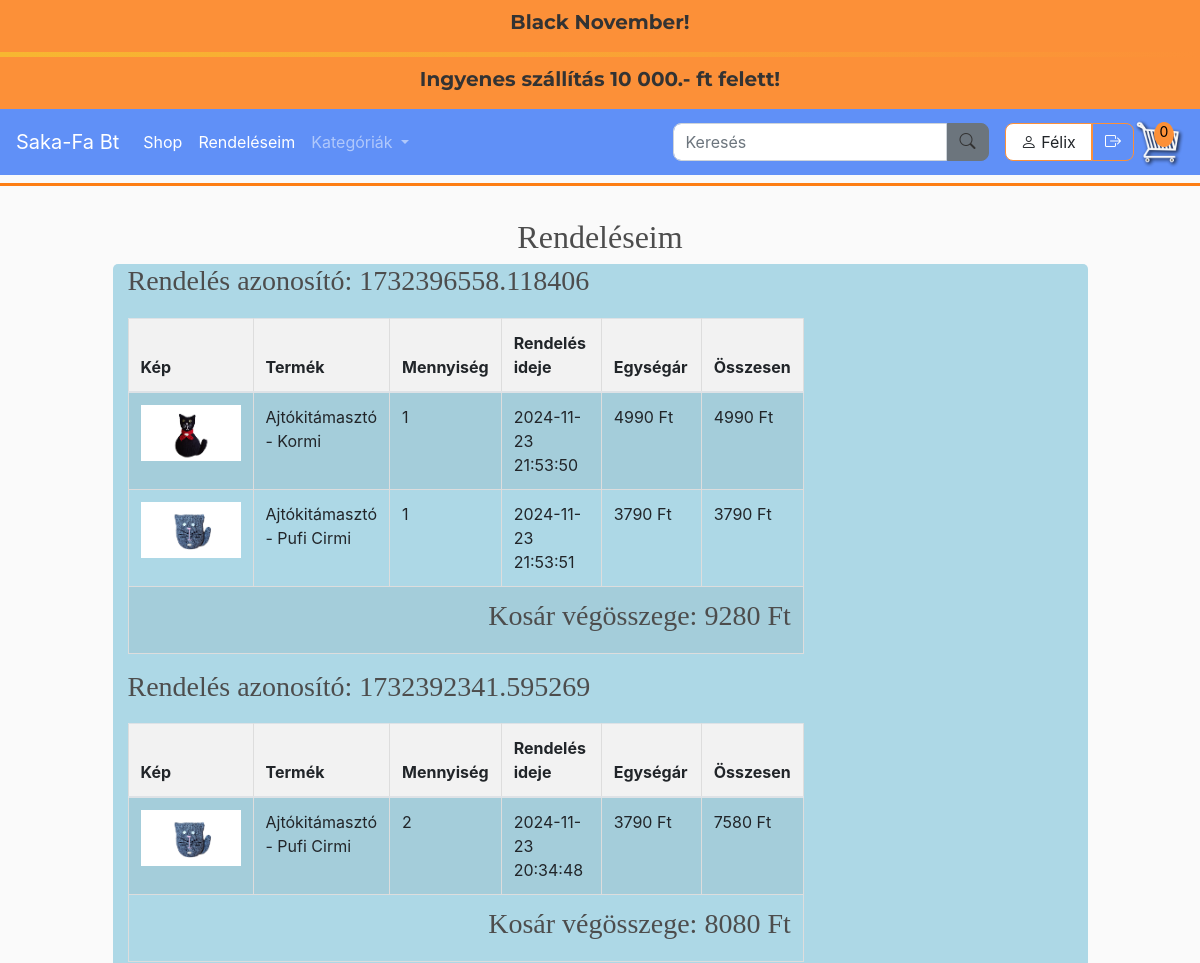
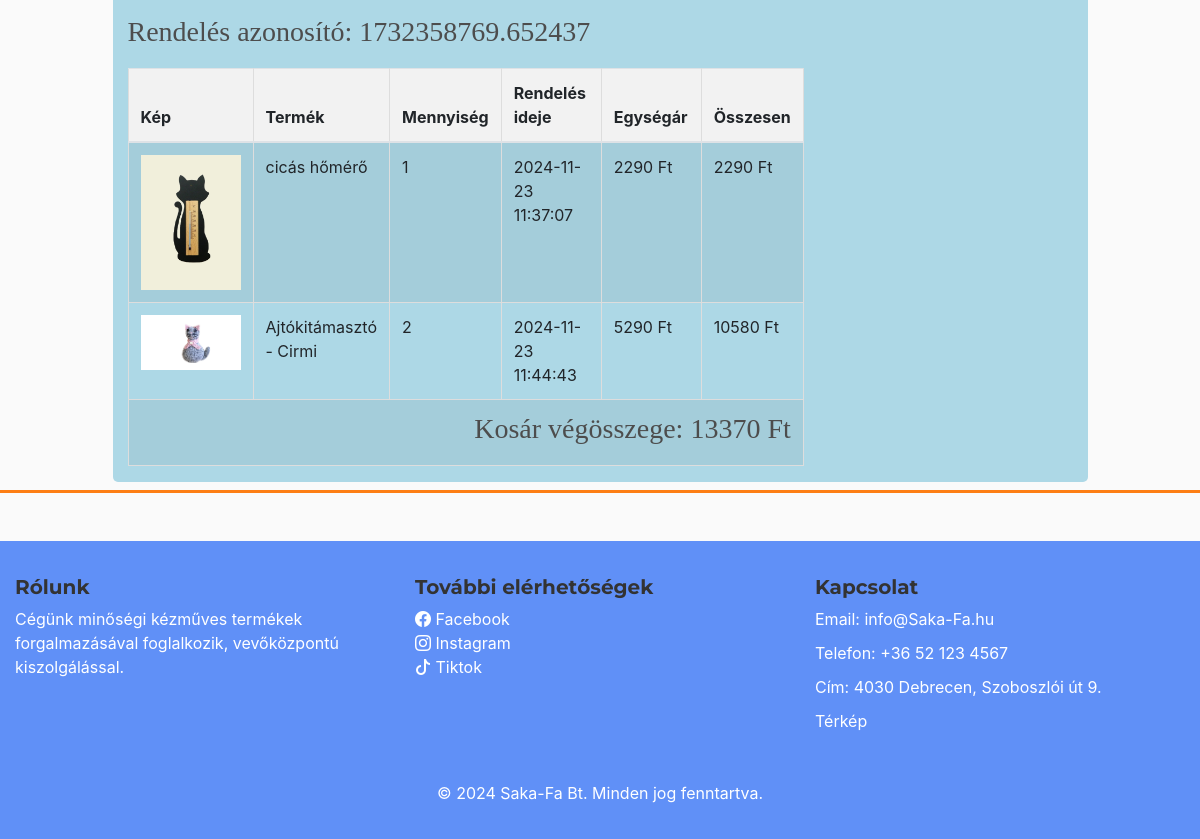
Screenshot of /orders/ (signed in) with the database file from the repository (2 pictures, top to bottom).
### store/models.py (models this page shows, shortened)
class TopBarText(models.Model):
    title = models.CharField(max_length=100, verbose_name="Cím")
    content = models.TextField(verbose_name="Szöveg")
    updated_at = models.DateTimeField(auto_now=True, verbose_name="Utolsó frissítés")

class Order(models.Model):
    customer = models.ForeignKey(Customer, on_delete=models.SET_NULL, null=True, blank=True, verbose_name="Vásárló")
    date_order = models.DateTimeField(auto_now_add=True, verbose_name="Rendelés dátuma")
    complete = models.BooleanField(default=False, verbose_name="Befejezett")
    transaction_id = models.CharField(max_length=100, null=True, verbose_name="Tranzakció azonosító")
    discount_percentage = models.FloatField(default=0)
    shipping_cost = models.FloatField(default=500)  # Szállítási díj, alapértelmezett értékkel
    class Meta:
        verbose_name = "Rendelés"
        verbose_name_plural = "Rendelések"
    @property
    def get_cart_total(self):
        orderitems = self.orderitem_set.all()
        total = sum([item.get_total for item in orderitems])
        discount_amount = (self.discount_percentage / 100) * total
        total_after_discount = Decimal(total - discount_amount)
        shipping_cost = Decimal(self.shipping_cost)
        return total_after_discount + shipping_cost  # Kedvezménnyel csökkentett összeg + szállítási költség

class OrderItem(models.Model):
    product = models.ForeignKey(Product, on_delete=models.SET_NULL, null=True)
    order = models.ForeignKey(Order, on_delete=models.SET_NULL, null=True)
    quantity = models.IntegerField(default=0, null=True, blank=True)
    date_added = models.DateTimeField(auto_now_add=True)
    class Meta:
        verbose_name = "Rendelési tétel"
        verbose_name_plural = "Rendelési tételek"
    @property
    def get_total(self):
        if self.product and self.product.discounted_price is not None:
            return self.product.discounted_price * self.quantity  # Az akciós ár használata
        return self.product.price * self.quantity  # Ha nincs akciós ár, az alapár használata

class Product(models.Model):
    CATEGORY_CHOICES = [
        ('option1', 'FÁBÓL KÉSZÜLT'),
        ('option2', 'KÖTÖTT-HORGOLT'),
        ('option3', 'PÖTTYÖSCICA'),
        ('option4', 'TEXTIL'),
    ]
    name = models.CharField(max_length=200)
    price = models.FloatField()
    discount_percentage = models.FloatField(default=0)  # Kedvezmény százalék mező
    image = models.ImageField(null=True, blank=True)
    description = models.TextField(blank=True)
    category = models.CharField(max_length=10, choices=CATEGORY_CHOICES, default='option1')
    class Meta:
        verbose_name = "Termék"
        verbose_name_plural = "Termékek"
    @property
    def discounted_price(self):
        if self.discount_percentage > 0:
            discount_amount = (self.discount_percentage / 100) * self.price
            return round(self.price - discount_amount, 2)
        return self.price

### store/views.py (the view)
# urls.py: path('orders/', views.order_list, name='order_list'),  # Rendelések listája
def order_list(request):
    if request.user.is_authenticated:
        customer = request.user.customer
        completed_orders = Order.objects.filter(customer=customer, complete=True).order_by('-date_order').prefetch_related('orderitem_set')
        cart_data = cartData(request)
        cart_items_count = cart_data['cartItems']
        cart_items = cart_data['items']
        order = cart_data['order']
        products = Product.objects.all()
        cart_total = cart_data['cart_total']  # Kosár végösszegének lekérése
        orders_by_transaction = {}
        for order in completed_orders:
            transaction_id = order.transaction_id
            if transaction_id not in orders_by_transaction:
                orders_by_transaction[transaction_id] = []
            orders_by_transaction[transaction_id].append(order)
            for order_item in order.orderitem_set.all():
                if order_item.product:  # Ellenőrizd, hogy a product nem None
                    order_item.total_price = order_item.product.price * order_item.quantity
                else:
                    order_item.total_price = 0  # Vagy más logika, ha a product nem található
        context = {
            'orders_by_transaction': orders_by_transaction,
            'cartItems': cart_items_count,
            'cart_items': cart_items,  # Az aktuális kosár tételei a kontextusban
            'order': order,
            'products': products,
            'items': cart_items,
            'cart_total' : cart_total,
        }
    else:
        context = {
            'message': 'Csak bejelentkezett felhasználóknak!',
            'cartItems': 0,
            'cart_items': []  # Üres kosár nem bejelentkezett felhasználóknál
        }
    return render(request, 'store/order_list.html', context)

### store/context_processors.py (called while the page is built)
def topbar_texts(request):
    return {
        'topbar_texts': TopBarText.objects.all()
    }

### store/templates/store/order_list.html (shortened to what this page needs)
{% extends "store/main.html" %}
{% load static %}
{% block content %}
<h2 class="text-center">Rendeléseim</h2>
<div class="container">
    <div class="row justify-content-center">
        <div class="order col-12 col-md-10">
        {% if user.is_authenticated %}
            {% if orders_by_transaction %}
                {% for transaction_id, orders in orders_by_transaction.items %}
                    <h3>Rendelés azonosító: {{ transaction_id }}</h3>
                    <table class="table table-striped table-responsive">
                        <thead>
                            <tr>
                                <th>Kép</th>
                                <th>Termék</th>
                                <th>Mennyiség</th>
                                <th>Rendelés ideje</th>
                                <th>Egységár</th>
                                <th>Összesen</th>
                            </tr>
                        </thead>
                        <tbody>
                            {% for order in orders %}
                                {% for order_item in order.orderitem_set.all %}
                                <tr>
                                    <td><a href="{% url 'product_detail' order_item.product.id %}">
                                        <img src="{{ order_item.product.image.url }}" alt="{{ order_item.product.name }}">
                                    </a></td>
                                    <td>{{ order_item.product.name }}</td>
                                    <td>{{ order_item.quantity }}</td>
                                    <td>{{ order_item.date_added|date:"Y-m-d H:i:s" }}</td>
                                    <td>{{ order_item.product.price|floatformat:0 }} Ft</td>
                                    <td>{{ order_item.total_price|floatformat:0 }} Ft</td>
                                </tr>
                                {% endfor %}
                                <tr>
                                    <td colspan="6" class="text-right">
                                        <h3>Kosár végösszege: {{ order.get_cart_total|floatformat:0 }} Ft</h3>
                                    </td>
                                </tr>
                            {% endfor %}
                        </tbody>
                    </table>
                {% endfor %}
            {% else %}
                <p>Nincsenek leadott rendeléseid.</p>
            {% endif %}
        {% else %}
            <p>{{ message }}</p>
        {% endif %}
        </div>
    </div>
</div>
{% endblock content %}

### store/templates/store/main.html (shortened to what this page needs)
<!DOCTYPE html>
{% load static %}
<html lang="hu">
<head>
    <link href="https://cdnjs.cloudflare.com/ajax/libs/bootstrap-icons/1.10.0/font/bootstrap-icons.min.css" rel="stylesheet">
    <link rel="stylesheet" href="https://cdnjs.cloudflare.com/ajax/libs/font-awesome/6.0.0-beta3/css/all.min.css">
    <link rel="stylesheet" href="https://stackpath.bootstrapcdn.com/bootstrap/4.4.1/css/bootstrap.min.css">
    <link rel="stylesheet" type="text/css" href="{% static 'css/main.css' %}">
</head>
<body>
    <div class="TopBar">
        <div class="container">
            <div class="row">
                <div class="col-12">
                    <div class="custom-banner marquee">
                        {% for text in topbar_texts %}
                            <h4>{{ text.title }}</h4>
                        {% endfor %}
                    </div>
                </div>
                <div class="animated-divider"></div>
                <div class="col-12">
                    <div class="custom-banner marquee">
                        {% for text in topbar_texts %}
                            <h4>{{ text.content }}</h4>
                        {% endfor %}
                    </div>
                </div>
            </div>
        </div>
    </div>
<nav class="navbar navbar-expand-lg navbar-dark bg-primary ">
    <a class="navbar-brand" href="{% url 'index' %}">Saka-Fa Bt</a>
    <div class="collapse navbar-collapse" id="navbarSupportedContent">
        <ul class="navbar-nav mr-auto">
            <li class="nav-item active">
                <a class="nav-link" href="{% url 'store' %}">Shop</a>
            </li>
            <li class="nav-item active">
                <a class="nav-link" href="{% url 'order_list' %}">Rendeléseim</a>
            </li>
            <li class="nav-item dropdown">
                <a class="nav-link dropdown-toggle" href="#" id="navbarDropdown" role="button" data-toggle="dropdown" aria-haspopup="true" aria-expanded="false">
                  Kategóriák
                </a>
              </li>
        </ul>
        <form class="d-flex align-items-center my-2 my-lg-0" method="GET" action="{% url 'search' %}">
            <input class="form-control mr-0" type="search" name="q" placeholder="Keresés" aria-label="Search">
            <button class="btn btn-secondary mr-2 custom-button" type="submit"><i class="bi bi-search" ></i></button>
        </form>
        <div class="form-inline my-2 my-lg-0">
            <div class="user-status" style="display: flex; align-items: center;">
                {% if user.is_authenticated %}
                <p class="user"><i class="bi bi-person"></i> </i>{{ user.username }}</p>
                    <form id="logout-form" method="POST" action="{% url 'logout' %}">
                        <button class="btn btn-outline-warning user-btn logout"><i class="bi bi-box-arrow-right"></i></button>
                    </form>
                {% else %}
                    <a href="{% url 'login' %}" class="btn btn-outline-warning user-btn login"></i>Bejelentkezés<i class="bi bi-box-arrow-in-right"></i></a>
                {% endif %}
            </div>
            {% if user.is_authenticated %}
            <div class="cart-container">
                <a href="{% url 'cart' %}" id="cart-icon-link">
                    <span id="cart-total">{{ cartItems }}</span>
                </a>
            </div>
            {% endif %}
        </div>
    </div>
</nav>
<div class="separator"></div>
<div class="container">
    <br>
    {% block content %}
    {% endblock content %}
</div>
<div class="separator"></div>
<footer class="footer  text-white mt-5 py-4">
    <div class="container">
        <div class="row">
            <div class="col-lg-4 col-md-6 mb-4">
                <h4>Rólunk</h4>
                <p>Cégünk minőségi kézműves termékek forgalmazásával foglalkozik, vevőközpontú kiszolgálással.</p>
            </div>
            <div class="col-lg-4 col-md-6 mb-4">
                <h4>További elérhetőségek</h4>
                <ul class="list-unstyled">
                    <i class="bi bi-facebook"></i>  <a href="https://www.facebook.com" target="_blank">Facebook</a>
                    <br><i class="bi bi-instagram"></i>  <a href="https://www.instagram.com" target="_blank">Instagram</a><br>
                    <i class="bi bi-tiktok"></i>  <a href="https://www.tiktok.com" target="_blank">Tiktok</a>
                </ul>
            </div>
            <div class="col-lg-4 col-md-6 mb-4">
                <h4>Kapcsolat</h4>
                <p>Email: info@Saka-Fa.hu</p>
                <p>Telefon: +36 52 123 4567</p>
                <p>Cím: 4030 Debrecen, Szoboszlói út 9.</p>
                <a href=https://maps.app.goo.gl/HWCYh1pYbSjcLcac6 target="_blank">Térkép</a>
            </div>
        </div>
        <div class="text-center mt-4">
            <p>&copy; 2024 Saka-Fa Bt. Minden jog fenntartva.</p>
        </div>
    </div>
</footer>
</body>
</html>

### static/css/main.css (style rules this page uses)
body { background-color: hsl(0, 0%, 98%); }
.TopBar { background-color: #fc9038; }
.custom-banner { padding: 10px; font-family: 'Poppins', sans-serif; text-align: center; color: #333333; }
.marquee { overflow: hidden; white-space: nowrap; box-sizing: border-box; position: relative; }
.marquee h4 { display: inline-block; animation: marquee 10s linear infinite; }
.TopBar .row { display: flex; flex-direction: column; align-items: center; }
.animated-divider { width: 100%; height: 5px; background: linear-gradient(90deg, #f7b731, #fc9038); animation: slide 2s infinite; }
.navbar { background-color: #6090f7 !important; }
.separator { height: 3px; background-color:#fd7e14; margin-top: 8px; margin-bottom: 8px; }
h1,h2,h3,h4,h5,h6 { color:hsl(0, 0%, 30%); font-family: 'Lora', serif; }
.btn, h4, h6 { font-family: 'Montserrat', sans-serif; font-size: 1em; color: #333333; font-weight: 600; }
h4 { font-size: 1.25em; font-weight: bold; }
.cart-container { position: relative; display: inline-block; }
#cart-total { position: absolute; top: 5px; left: 20px; background-color:#fc9038; color: black; width: 20px; height: 25px; border-radius: 50%; text-align: center; line-height: 20px; font-size: 14px; font-weight: normal; }
.col-lg-4, .col-lg-6, .col-lg-8, .col-lg-12 { margin-top: 10px; }
.btn { border-radius: 5px; }
.user-btn { color: white !important; border-color: #fc9038; font-weight: 400; }
.user-status p { border-radius: 8px 0 0 8px; margin-right: 0; }
.user-status .logout { border-radius: 0 8px 8px 0; }
.custom-button { border-radius: 0 8px 8px 0; }
.form-control { border-radius: 8px 0 0 8px; width: 100%; }
.user { display: inline-block; padding: 0.375rem 0.95rem; font-size: 1rem; font-weight: 400; color: #212529; background-color: #fff; border: 1px solid #fc9038; border-radius: 0px; transition: background-color 0.15s ease-in-out, border-color 0.15s ease-in-out; white-space: nowrap; overflow: hidden; text-overflow: ellipsis; margin: 5px 0px 5px 8px; border-radius: 5px; margin-right: 5px; }
.order { background-color: #add8e6; border-radius: 5px; }
table { width: 100%; border-collapse: collapse; margin-top: 20px; }
th, td { border: 1px solid #ddd; padding: 10px; text-align: left; width: 100px; height: auto; }
td img { width: 100px; height: auto; display: block; margin: 0 auto; float: left; }
th { background-color: #f2f2f2; font-weight: bold; }
.footer { background-color: #6090f7; color: #ffffff; padding: 40px 0; width: 100%; }
.footer a { color: #ffffff; text-decoration: none; }
.footer p, .footer ul { margin-bottom: 10px; }
.footer ul { padding-left: 0; }
.mb-4 { margin-bottom: 1.5rem; }
.container { max-width: 1200px; margin: 0 auto; }

### rows the page displays
TopBarText: title "Black November!", content "Ingyenes szállítás 10 000.- ft felett!"
Order: get_cart_total "9280"
OrderItem: product.image (picture), product.name "Ajtókitámasztó - Kormi", quantity "1", date_added "2024-11-23 21:53:50", product.price "4990", total_price "4990"
OrderItem: product.image (picture), product.name "Ajtókitámasztó - Pufi Cirmi", quantity "1", date_added "2024-11-23 21:53:51", product.price "3790", total_price "3790"
Order: get_cart_total "8080"
OrderItem: product.image (picture), product.name "Ajtókitámasztó - Pufi Cirmi", quantity "2", date_added "2024-11-23 20:34:48", product.price "3790", total_price "7580"
Order: get_cart_total "13370"
OrderItem: product.image (picture), product.name "cicás hőmérő", quantity "1", date_added "2024-11-23 11:37:07", product.price "2290", total_price "2290"
OrderItem: product.image (picture), product.name "Ajtókitámasztó - Cirmi", quantity "2", date_added "2024-11-23 11:44:43", product.price "5290", total_price "10580"

### other values shown
{{ user.username }} "Félix"
{{ cartItems }} "0"
